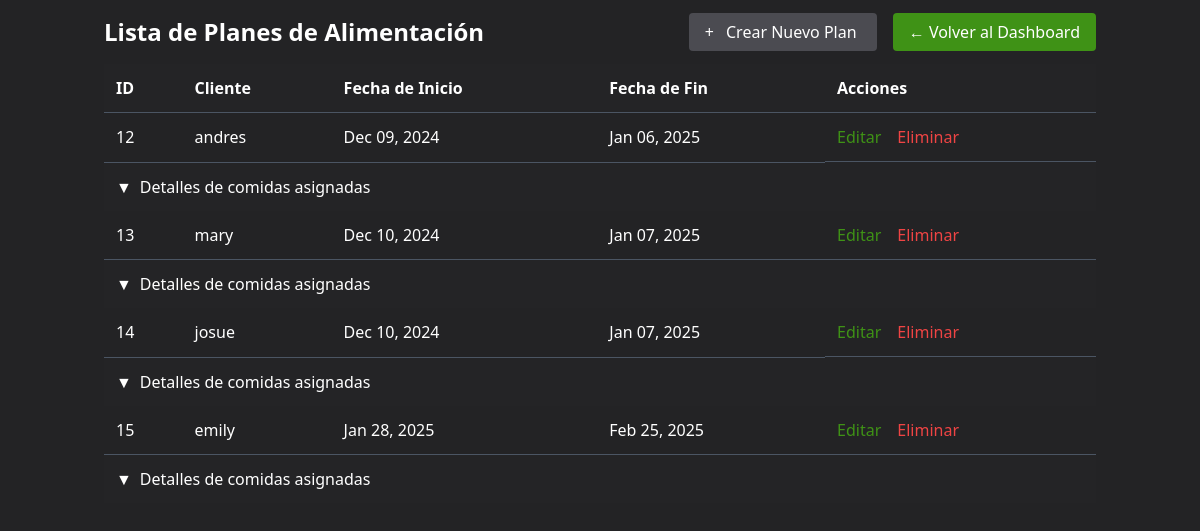
The page /planes_alimentacion/ (signed in) on the database its author committed.
### accounts/models.py (models this page shows, shortened)
class PlanAlimentacion(models.Model):
    cliente = models.ForeignKey('auth.User', on_delete=models.CASCADE)
    fecha_inicio = models.DateField()
    fecha_fin = models.DateField()
    comidas = models.ManyToManyField('Comida', related_name='planes', blank=True)  # Relación con Comida

### accounts/views.py (the view)
# urls.py: path('planes_alimentacion/', views.planalimentacion_list, name='planalimentacion_list'),
@login_required
@superadmin_required
def planalimentacion_list(request):
    planes = PlanAlimentacion.objects.all()
    return render(request, 'accounts/planalimentacion_list.html', {'planes': planes})

### accounts/templates/accounts/planalimentacion_list.html (shortened to what this page needs)
<!DOCTYPE html>
<html lang="en">
  <head>
    <script src="https://cdn.tailwindcss.com"></script>
  </head>
  <body class="bg-dark-main text-white min-h-screen">
    <div class="container mx-auto p-4">
      <div class="flex justify-between items-center mb-4">
        <h2 class="text-2xl font-bold">Lista de Planes de Alimentación</h2>
        <div>
          <a
            href="{% url 'create_planalimentacion' %}"
            class="bg-bt text-white px-4 py-2 rounded hover:bg-gray-700"
          >
            <span class="mr-2">+</span> Crear Nuevo Plan
          </a>
          <a
            href="{% url 'admin_dashboard' %}"
            class="bg-accent text-white px-4 py-2 rounded hover:bg-green-700 ml-4"
          >
            ← Volver al Dashboard
          </a>
        </div>
      </div>
      <table class="w-full text-left border-collapse">
        <thead>
          <tr class="bg-dark-secondary">
            <th class="p-3 border-b border-gray-600">ID</th>
            <th class="p-3 border-b border-gray-600">Cliente</th>
            <th class="p-3 border-b border-gray-600">Fecha de Inicio</th>
            <th class="p-3 border-b border-gray-600">Fecha de Fin</th>
            <th class="p-3 border-b border-gray-600">Acciones</th>
          </tr>
        </thead>
        <tbody>
          {% for plan in planes %}
          <tr class="hover:bg-gray-700">
            <td class="p-3 border-b border-gray-600">{{ plan.id }}</td>
            <td class="p-3 border-b border-gray-600">
              {{ plan.cliente.username }}
            </td>
            <td class="p-3 border-b border-gray-600">
              {{ plan.fecha_inicio|date:"M d, Y" }}
            </td>
            <td class="p-3 border-b border-gray-600">
              {{ plan.fecha_fin|date:"M d, Y" }}
            </td>
            <td class="p-3 border-b border-gray-600 flex space-x-4">
              <a
                href="{% url 'update_planalimentacion' plan.pk %}"
                class="text-accent hover:underline flex items-center"
              >
                Editar
              </a>
              <a
                href="{% url 'delete_planalimentacion' plan.pk %}"
                class="text-red-500 hover:underline flex items-center"
              >
                Eliminar
              </a>
            </td>
          </tr>
          <tr>
            <td colspan="5" class="p-3 bg-dark-secondary">
              <button
                class="text-white hover:text-accent flex items-center"
                onclick="toggleDropdown('dropdown-{{ plan.pk }}')"
              >
                <span class="mr-2">▼</span> Detalles de comidas asignadas
              </button>
            </td>
          </tr>
          {% endfor %}
        </tbody>
      </table>
    </div>
  </body>
</html>

### accounts/templates/accounts/planalimentacion_list.html (style rules this page uses)
.bg-accent { background-color: #3f9216; }
.bg-bt { background-color: #4b4b51; }
.bg-dark-main { background-color: #232325; }
.bg-dark-secondary { background-color: #242426; }
.text-accent { color: #3f9216; }

### rows shown on the page
PlanAlimentacion: id "12", cliente.username "andres", fecha_inicio "Dec 09, 2024", fecha_fin "Jan 06, 2025"
PlanAlimentacion: id "13", cliente.username "mary", fecha_inicio "Dec 10, 2024", fecha_fin "Jan 07, 2025"
PlanAlimentacion: id "14", cliente.username "josue", fecha_inicio "Dec 10, 2024", fecha_fin "Jan 07, 2025"
PlanAlimentacion: id "15", cliente.username "emily", fecha_inicio "Jan 28, 2025", fecha_fin "Feb 25, 2025"
